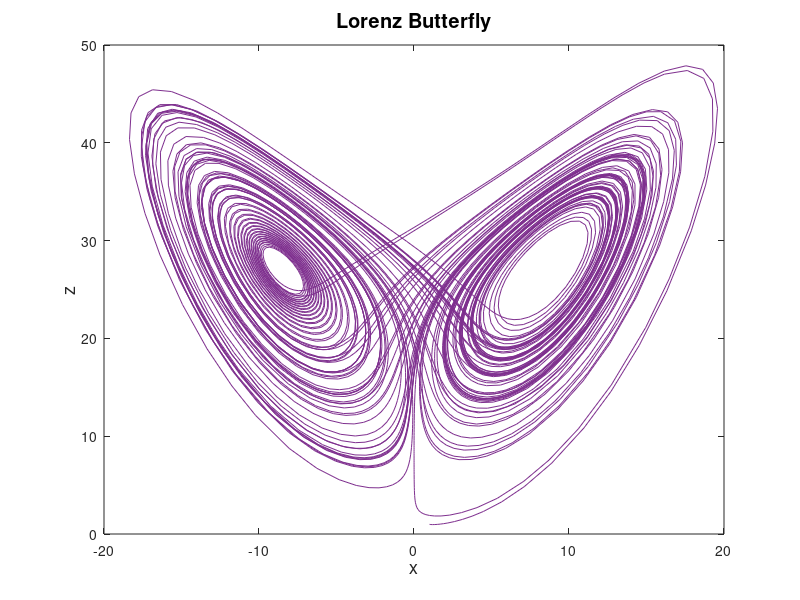
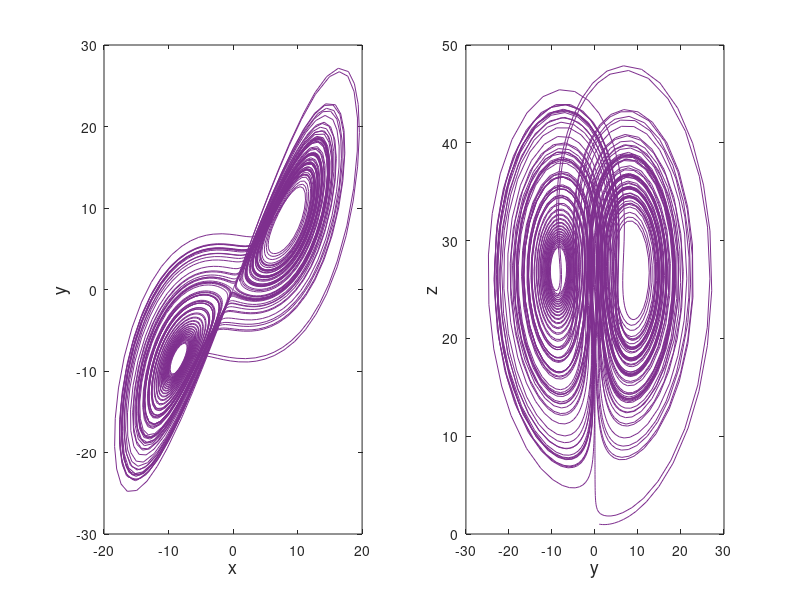
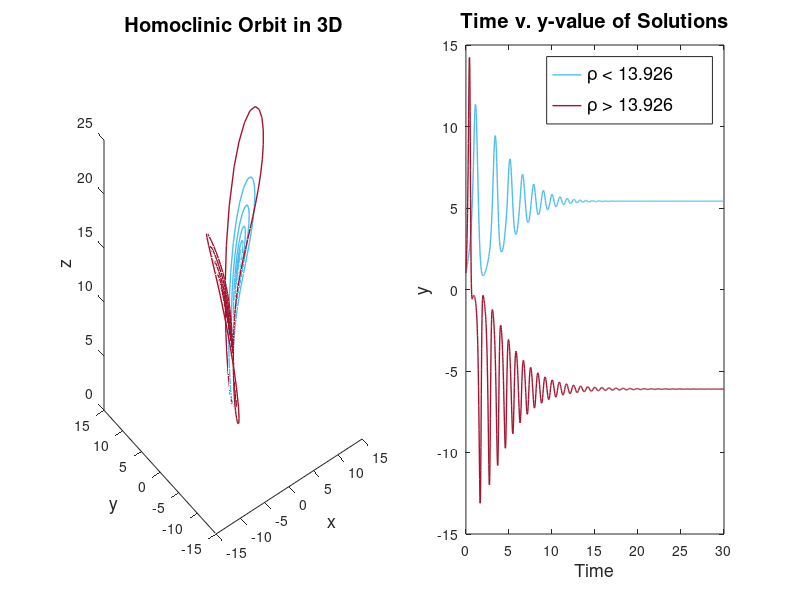
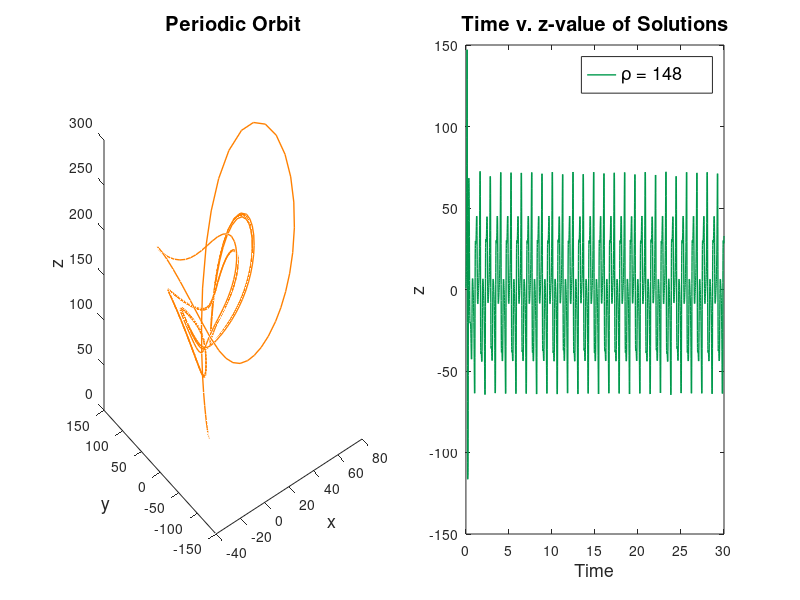

Reproduce these figures in MATLAB, in order.
% lorenz.m
% Code adapted from Wikipedia
% https://en.wikipedia.org/wiki/Lorenz_system
%
% ==================================================

% Parameters
sigma   = 10; 
beta    = 8/3;
rho     = 28;

% Lorenz system, 
% where a(1),a(2),a(3) correspond to x,y,z
f = @(t,a) [-sigma*a(1) + sigma*a(2);
            rho*a(1) - a(2) - a(1)*a(3); 
            -beta*a(3) + a(1)*a(2)];

% Runge-Kutta 4th/5th order ODE solver
[t,a] = ode45(f,[0 100],[1 1 1]);
% ^(eqns,[timespan],[starting coordinate])


% ==================================================
% Figures with one trajectory
% ==================================================

% Figure 1
figure;
plot(a(:,1),a(:,3),'Color',[0.4940 0.1840 0.5560])
title('\fontsize{20}Lorenz Butterfly')
xlabel('\fontsize{18}x')
ylabel('\fontsize{18}z')

% Figure 2
figure;subplot(1,2,1);
plot(a(:,1),a(:,2),'Color',[0.4940 0.1840 0.5560])
xlabel('\fontsize{18}x'); ylabel('\fontsize{18}y')

subplot(1,2,2);
plot(a(:,2),a(:,3),'Color',[0.4940 0.1840 0.5560])
xlabel('\fontsize{18}y'); ylabel('\fontsize{18}z')

% ==================================================
% Figures with two trajectories
% ==================================================

rho1    = 12;
rho2    = 15;

f1 = @(t,b) [-sigma*b(1) + sigma*b(2);
            rho1*b(1) - b(2) - b(1)*b(3); 
            -beta*b(3) + b(1)*b(2)];

f2 = @(t,c) [-sigma*c(1) + sigma*c(2);
            rho2*c(1) - c(2) - c(1)*c(3); 
            -beta*c(3) + c(1)*c(2)];
        
[t,b] = ode45(f1,[0 30],[1 1 1]);
[t,c] = ode45(f2,[0 30],[1 1 1]);

% Figure 3
figure;
subplot(1,2,1); 
plot3(b(:,1),b(:,2),b(:,3),'Color',[0.3010 0.7450 0.9330],'Linewidth',1); 
hold on;
plot3(c(:,1),c(:,2),c(:,3),'Color',[0.6350 0.0780 0.1840],'Linewidth',1);
title('\fontsize{20}Homoclinic Orbit in 3D')
xlabel('\fontsize{18}x')
ylabel('\fontsize{18}y')
zlabel('\fontsize{18}z')

subplot(1,2,2); 
plot(linspace(0,30,length(b(:,2))),b(:,2),'Color',[0.3010 0.7450 0.9330],'Linewidth',1); 
hold on
plot(t,c(:,2),'Color',[0.6350 0.0780 0.1840],'Linewidth',1);
title('\fontsize{20}Time v. y-value of Solutions')
xlabel('\fontsize{18}Time')
ylabel('\fontsize{18}y')
legend('\fontsize{18}\rho < 13.926','\fontsize{18}\rho > 13.926')

% ==================================================
% Periodic trajectories
% ==================================================

rho4     = 148;

f4 = @(t,d) [-sigma*d(1) + sigma*d(2);
            rho4*d(1) - d(2) - d(1)*d(3); 
            -beta*d(3) + d(1)*d(2)];
        
[t,d] = ode45(f4,[0 30],[1 1 1]);

% Figure 4
figure; 
subplot(1,2,1); 
plot3(d(:,1),d(:,2),d(:,3),'Color',[1 0.5 0],'Linewidth',1); 
title('\fontsize{20}Periodic Orbit')
xlabel('\fontsize{18}x')
ylabel('\fontsize{18}y')
zlabel('\fontsize{18}z')

subplot(1,2,2); 
plot(t,d(:,2),'Color',[0 0.6 0.3],'Linewidth',1);
title('\fontsize{20}Time v. z-value of Solutions')
xlabel('\fontsize{18}Time')
ylabel('\fontsize{18}z')
legend('\fontsize{18}\rho = 148')
